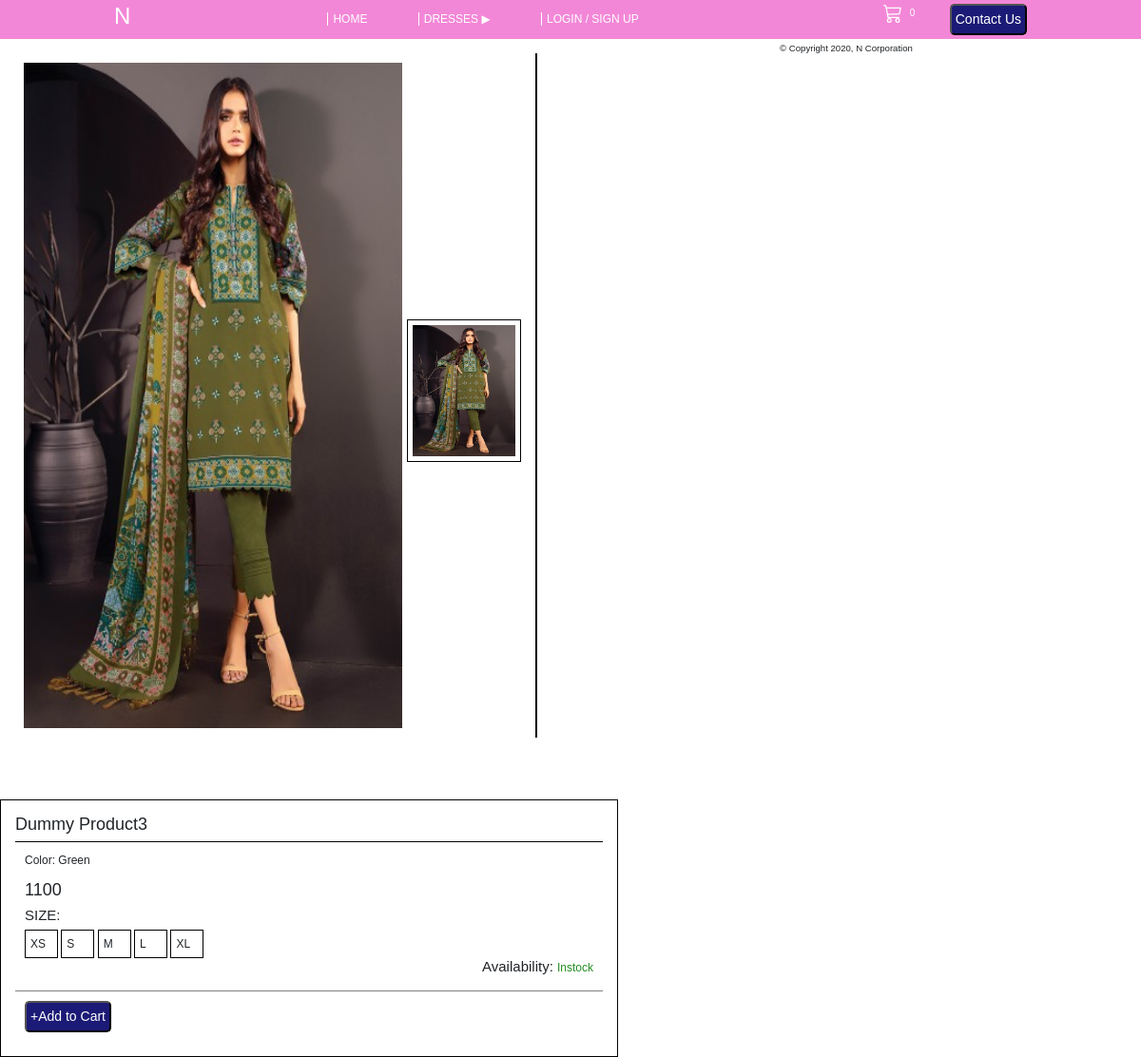
The app's page /vitem/37 with its own data.
### queries.py (models this page shows)
class Product(db.Model):
    __tablename__ = 'products'
    id = db.Column(db.Integer, primary_key=True)
    name = db.Column(db.String)
    cateid = db.Column(db.Integer, db.ForeignKey('pcategory.id'))
    stock = db.Column(db.Integer)
    price = db.Column(db.Float)
    color = db.Column(db.Integer, db.ForeignKey('color.id'))
    fimg = db.Column(db.String)
    bimg = db.Column(db.String)

class ProductImg(db.Model):
    __tablename__ = 'productimg'
    id = db.Column(db.Integer, db.ForeignKey('products.id'), primary_key=True)
    url = db.Column(db.String)

class Color(db.Model):
    __tablename__ = 'color'
    id = db.Column(db.Integer, primary_key=True)
    color = db.Column(db.String)

class Size(db.Model):
    __tablename__ = 'sizes'
    id = db.Column(db.Integer, primary_key=True)
    size = db.Column(db.String)

### app.py (the view)
@app.route("/vitem/<int:proid>", methods=['GET', 'POST'])
def itemdtls(proid):
    product_details = get_product(proid)
    size = getSize()
    pimgs = get_pimgs(proid)
    return render_template('itemdetls.html', product=product_details, size=size, pimgs=pimgs)

### app.py (called while the page is built)
@app.context_processor
def context_processor():
    dcatelist = allCategories()
    return dict(dcatelist=dcatelist)

### queries.py (called while the page is built)
def get_product(pid):
    return db.session.query(Product.id, Product.stock, Product.price, Product.fimg, Color.color, Product.name, Pcategory.catname)\
        .join(Color, Color.id == Product.color)\
        .join(Pcategory, Pcategory.id == Product.cateid)\
        .filter(Product.id == pid).all()

def getSize():
    return Size.query.all()

def get_pimgs(pid):
    return ProductImg.query.filter_by(id=pid).all()

def allCategories():
    return Pcategory.query.all()

### templates/itemdetls.html (shortened to what this page needs)
{% extends "layout.html" %}
{% block main %}
{% for i in product %}
<div class="dtlscont">
    <div class="dtlslrg">
        <img src="{{ i.fimg }}" alt="mainimg">
    </div>
    <div class="dtlssml" >
        {% for img in pimgs %}
        <div class="dtlsimgcont">
            <img src="{{ img.url }}" alt="">
        </div>
        {% endfor %}
    </div>
</div>
<div class="dtls_productinfo">
    <div style="padding: 10px;">
        <h4 style="text-align: left;">{{ i.name }}</h4>
        <div style="border-top: 1px solid black;border-bottom: 1px solid gray ; width: 100%; text-align: left; padding: 10px;" class="product_info">
            <p>Color: {{ i.color }}</p>
            <h4>{{ i.price }}</h4>
            <div class="pinfo_size" style="text-align: left;">
                <h5>SIZE:</h5>
                {% for j in size %}
                <span name="{{ j.id }}">{{ j.size }}</span>
                {% endfor %}
            </div>
            <h5 style="text-align: right;">Availability: {% if i.stock|int > 0 %}<span style="color:forestgreen;">Instock</span>{% else %}<span style="color:red;">Out of Stock</span>{% endif %}</h5>
        </div>
        <div style="text-align: left; padding: 10px;">
            <button class="button sendID" name="{{ i.id }}">+Add to Cart</button>
        </div>
    </div>
</div>
{% endfor %}
{% endblock %}

### static/styles.css (style rules this page uses)
body { background-color: white; background-repeat: no-repeat; background-position: right top; }
.button { border-radius: 5px; background-color: #1b1a76; padding: 4px 4px 4px 4px; color: white; white-space: nowrap; font-size: 14px; }
div { text-align: center; }
span { -webkit-user-select: none; -moz-user-select: none; -ms-user-select: none; }
.dtlscont { float: left; margin: 15px; display: flex; padding: 10px; border-right: 2px solid black; width: 35%; min-width: 550px; }
.dtlslrg { width: 550px; height: 700px; }
.dtlslrg img { width: 100%; height: 100%; }
.dtlssml { display: flex; flex-direction: column; padding: 5px; justify-content: center; }
.dtlsimgcont { height: 150px; width: 120px; border: 1.5px solid black; border-bottom: 1px solid black; margin-bottom: 10px; }
.dtlssml img { width: 100%; height: 100%; padding: 5px; cursor: pointer; }
.dtls_productinfo { float: left; margin-top: 50px; border: 1px solid black; padding: 5px; width: 650px; }
.pinfo_size > span { border: 1px solid black; padding: 5px; width: 50px; display: inline-block; width: 35px; }

### records on screen
Product: fimg (picture), name "Dummy Product3", color "Green", price "1100", stock "Instock"
Size: size "XS"
Size: size "S"
Size: size "M"
Size: size "L"
Size: size "XL"
